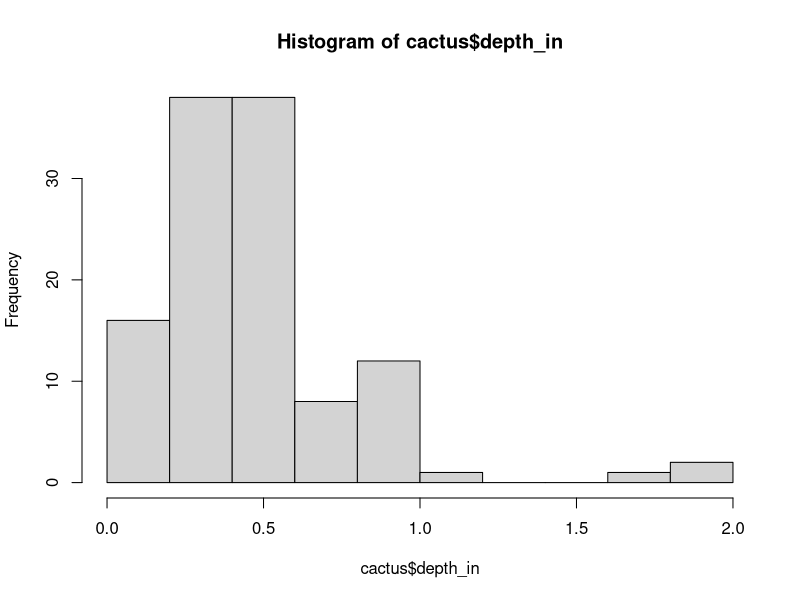

Source code (R):
## ---- chunk 1
knitr::opts_chunk$set(echo = FALSE)
## ---- chunk 2
counts <- c(63, 69, 60, 65, NA, 68, 61, 70, 61, 59, 64, 69, 63, 63, 72, 65, 64, 70, 63, 65)
## ---- chunk 3
mean(counts)
## ---- chunk 4
mean(counts, na.rm = TRUE)
## ---- chunk 5
counts[counts < 66]
## ---- chunk 6
pet_names <- c("Mystery", "Hazel", "Spud", "Pancho")
pet_names
## ---- chunk 7
pet_names[3]
## ---- chunk 8
pet_names[pet_names == "Spud"]
## ---- chunk 9
cactus <- read.csv("../output/all_cactus_data_sp2024.csv")
## ---- chunk 10
head(cactus)
## ---- chunk 11
mean(cactus$length_in, na.rm = TRUE)
## ---- chunk 12
round(mean(cactus$length_in, na.rm = TRUE), digits = 1)
## ---- chunk 13
hist(cactus$depth_in)
## ---- chunk 14
cactus[cactus$spines == "N", 9]
## ---- chunk 15
ficus <- cactus[cactus$species == "Opuntia ficus-indica", ]
head(ficus, 10)
engel <- cactus[cactus$species == "Opuntia engelmannii", ]
head(engel, 10)
## ---- chunk 16
mean_ficus <- mean(ficus$width_in, na.rm = TRUE)
mean_ficus
mean_engel <- mean(engel$width_in, na.rm = TRUE)
mean_engel
## ---- chunk 17
sd_ficus <- sd(ficus$width_in, na.rm = TRUE)
sd_ficus
sd_engel <- sd(engel$width_in, na.rm = TRUE)
sd_engel
